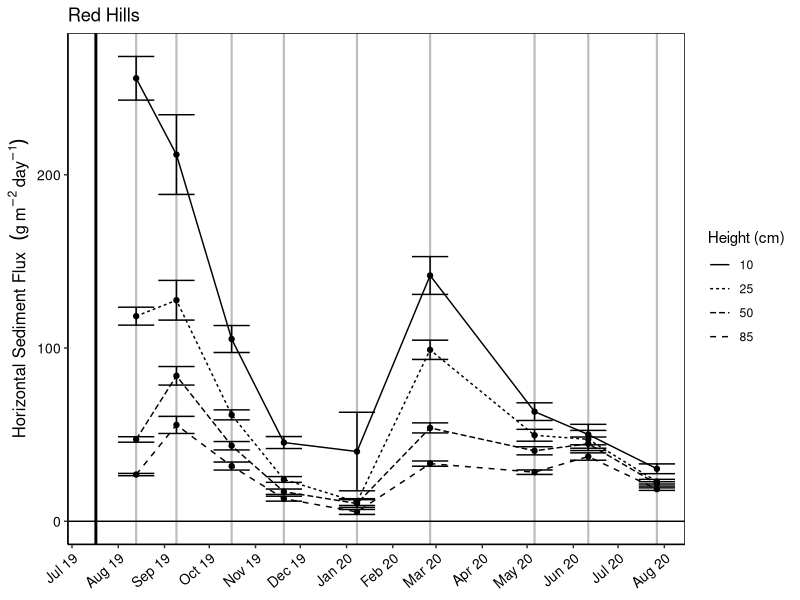
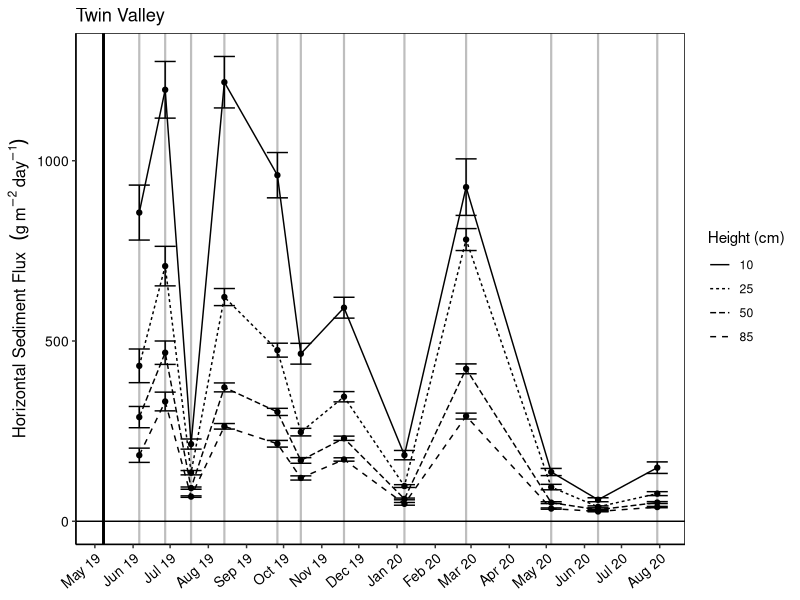

R code for these plots, in order:
#Import your data sheet from DIMA as is

rh_flux_hgt <- readxl::read_excel("RedHills_DIMA_Flux_output_Dec2020.xlsx", sheet = "Aeolian")

#head(rf_flux_hgt)

### lets create a function????

nwern_graphing = function(x, do.NULL = TRUE)
{
  ## Delete unnecessary columns and rename
  if (is.data.frame(x))
  x[,c(2,5,9,11,12,13)] = NULL
  colnames(x) [c(3:7)] = c("Height (cm)", "Deployed", "Collected", "Weight", "Flux_cm2")
  
  #This helps with graphing later
  x$Collected = as.Date(x$Collected)
  
  #create column to scale flux to g/m2/day
  x$flux_m = x$Flux_cm2 * 10000

  library(dplyr)
  
  #I think I'll need to average first within block, then among blocks?? 
  flux_graph = x %>%
    group_by(Site, Deployed, Collected, `Height (cm)`) %>%
    summarise(
      Flux_m2 = mean(flux_m,  na.rm = T),
      sd.flux = sd(flux_m, na.rm = T),
      se.flux = sd(flux_m, na.rm=T)/sqrt(length(flux_m[!is.na(flux_m)])))
  
  flux_graph$`Height (cm)` = as.factor(flux_graph$`Height (cm)`)
  
  dates_collect = data.frame(site = rep(flux_graph$Site), date = flux_graph$Collected, deploy = flux_graph$Deployed)
  mind = min(as.Date(flux_graph$Deployed))
  maxd = max(as.Date(flux_graph$Collected))
  
  library(ggplot2)
  
  graph = ggplot(data = flux_graph, aes(x = Collected, y = Flux_m2)) +
    geom_vline(aes(xintercept = date), data = dates_collect, linetype = "solid", color = "grey", size = 0.75) +
    geom_vline(aes(xintercept = mind), size = 1) +
    geom_hline(aes(yintercept = 0)) +
    coord_cartesian(xlim = c(mind, maxd), expand = TRUE) +
    geom_line(size = 0.5, aes(linetype = `Height (cm)`)) +
    geom_point() +
    geom_errorbar(aes(ymin = if_else(Flux_m2 - se.flux < 0, 0, Flux_m2 - se.flux), ymax = Flux_m2 + se.flux)) +
    labs(title = x$Site, y = expression("Horizontal Sediment Flux" ~~~ (g ~ m^{-2} ~ day^{-1}))) +
    scale_x_date(date_labels = "%b %y",
                 date_breaks = "1 month") +
    theme_classic() +
    theme(axis.text.y = element_text(size = 10, color = "black"),
          axis.title.y = element_text(size = 12, color = 'black'),
          axis.text.x = element_text(angle = 40, hjust = 1, size = 10, color = "black"),
          axis.title.x = element_blank(),
          strip.text = element_text(size = 12),
          panel.border = element_rect(colour = "black", fill = NA, size = 0.5))
  
  return(graph)
}

nwern_graphing(x = rh_flux_hgt)

tv_flux_hgt <- readxl::read_excel("TwinValley_DIMA_Flux_output_Dec2020.xlsx", sheet = "Aeolian")

nwern_graphing(x = tv_flux_hgt)
